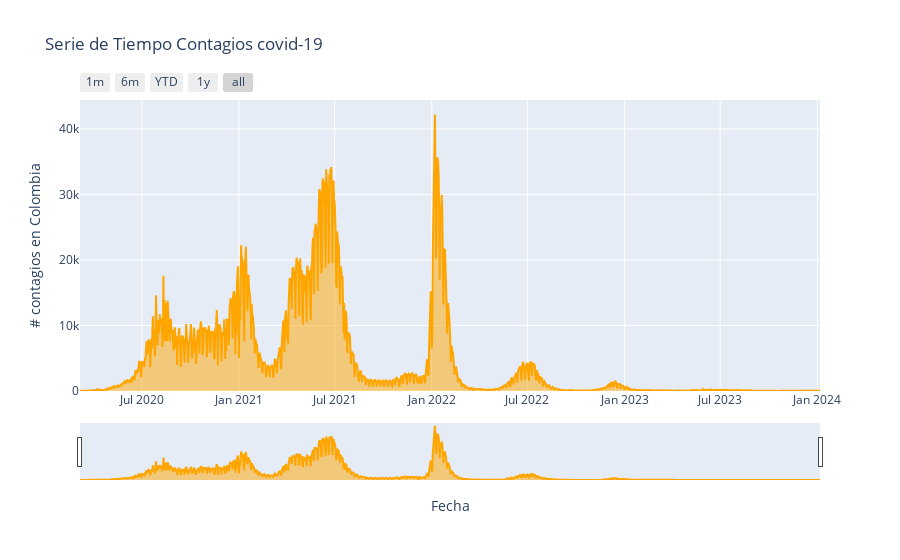

Notebook cell for this chart:
### Code cell
#Crear la figura
fig = go.Figure()

# Agregar la serie temporal con el área sombreada
fig.add_trace(go.Scatter(
    x=Conteo_ts.index,
    y=Conteo_ts.values,
    mode='lines',
    fill='tozeroy',
    name='# contagios',
    line=dict(color='orange')
))

# Configurar el layout
fig.update_layout(
    title='Serie de Tiempo Contagios covid-19',
    xaxis_title='Fecha',
    yaxis_title='# contagios en Colombia',
    legend=dict(
        yanchor="top",
        y=0.99,
        xanchor="left",
        x=0.01
    ),
    xaxis=dict(
        rangeselector=dict(
            buttons=list([
                dict(count=1, label="1m", step="month", stepmode="backward"),
                dict(count=6, label="6m", step="month", stepmode="backward"),
                dict(count=1, label="YTD", step="year", stepmode="todate"),
                dict(count=1, label="1y", step="year", stepmode="backward"),
                dict(step="all")
            ])
        ),
        rangeslider=dict(visible=True),
        type="date"
    )
)

# Mostrar la figura
fig.show()

### Figure 1 — Plotly figure (JSON) as saved in the notebook; plotly's stock layout.template omitted (floating-point values rounded to 4 significant figures; data arrays with more than 128 entries replaced by an {"elided": "..."} marker saying what was removed)
{"data": [{"fill": "tozeroy", "line": {"color": "orange"}, "mode": "lines", "name": "# contagios", "type": "scatter", "x": {"elided": "1402 str values"}, "y": {"elided": "1402 int values"}}], "layout": {"legend": {"x": 0.01, "xanchor": "left", "y": 0.99, "yanchor": "top"}, "title": {"text": "Serie de Tiempo Contagios covid-19"}, "xaxis": {"rangeselector": {"buttons": [{"count": 1, "label": "1m", "step": "month", "stepmode": "backward"}, {"count": 6, "label": "6m", "step": "month", "stepmode": "backward"}, {"count": 1, "label": "YTD", "step": "year", "stepmode": "todate"}, {"count": 1, "label": "1y", "step": "year", "stepmode": "backward"}, {"step": "all"}]}, "rangeslider": {"visible": true}, "title": {"text": "Fecha"}, "type": "date"}, "yaxis": {"title": {"text": "# contagios en Colombia"}}}}
